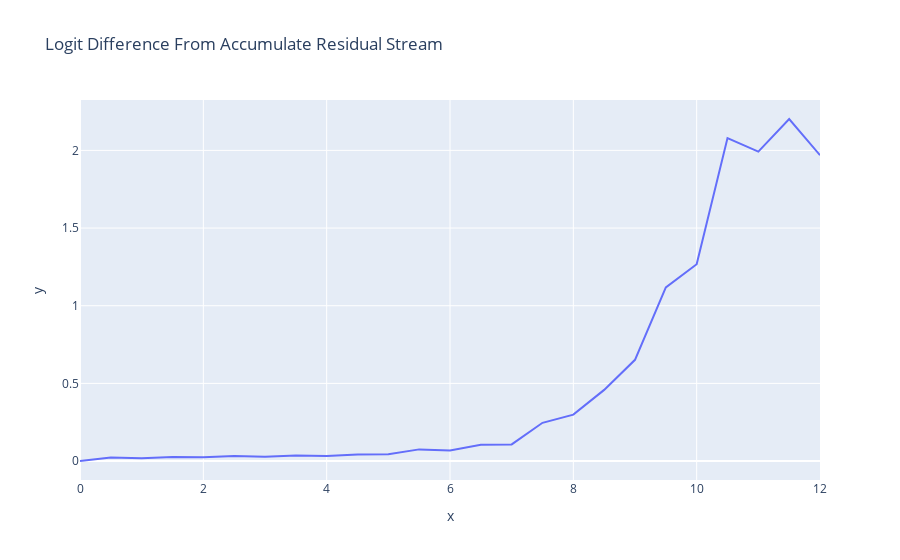

Notebook cell for this chart:
### Code cell
accumulated_residual, labels = clean_cache.accumulated_resid(layer=-1, incl_mid=True, pos_slice=-1, return_labels=True)
logit_lens_logit_diffs = residual_stack_to_logit_diff(accumulated_residual, clean_cache)
line(logit_lens_logit_diffs, x=np.arange(model.cfg.n_layers*2+1)/2, hover_name=labels, title="Logit Difference From Accumulate Residual Stream")

### Figure 1 — Plotly figure (JSON) as saved in the notebook; plotly's stock layout.template omitted (floating-point values rounded to 4 significant figures)
{"data": [{"hovertemplate": "<b>%{hovertext}</b><br><br>x=%{x}<br>y=%{y}<extra></extra>", "hovertext": ["0_pre", "0_mid", "1_pre", "1_mid", "2_pre", "2_mid", "3_pre", "3_mid", "4_pre", "4_mid", "5_pre", "5_mid", "6_pre", "6_mid", "7_pre", "7_mid", "8_pre", "8_mid", "9_pre", "9_mid", "10_pre", "10_mid", "11_pre", "11_mid", "final_post"], "legendgroup": "", "line": {"color": "#636efa", "dash": "solid"}, "marker": {"symbol": "circle"}, "mode": "lines", "name": "", "orientation": "v", "showlegend": false, "type": "scatter", "x": [0, 0.5, 1, 1.5, 2, 2.5, 3, 3.5, 4, 4.5, 5, 5.5, 6, 6.5, 7, 7.5, 8, 8.5, 9, 9.5, 10, 10.5, 11, 11.5, 12], "xaxis": "x", "y": [0.0002376, 0.02341, 0.01805, 0.02664, 0.02431, 0.03301, 0.02693, 0.03644, 0.03231, 0.04241, 0.04348, 0.07503, 0.06719, 0.1044, 0.107, 0.2462, 0.2987, 0.4581, 0.6517, 1.117, 1.267, 2.08, 1.992, 2.202, 1.969], "yaxis": "y"}], "layout": {"legend": {"tracegroupgap": 0}, "title": {"text": "Logit Difference From Accumulate Residual Stream"}, "xaxis": {"anchor": "y", "domain": [0, 1], "title": {"text": "x"}}, "yaxis": {"anchor": "x", "domain": [0, 1], "title": {"text": "y"}}}}
